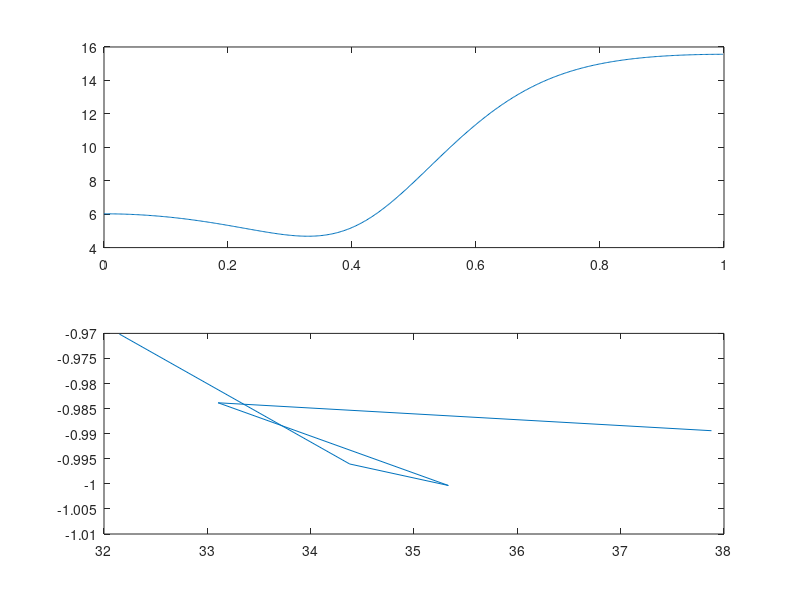

Recreate this plot in MATLAB. (Note: this script raises an error after producing the figure.)
clc;
clear;
close all

%% sample 1

num = [1,-1,3];
den = [1,1/3,1/6];
[h,om] = freqz(num,den);
figure(1);
subplot(211);
plot(om/pi,20*log10(abs(h)));
subplot(212);
plot(om/pi,angle(h));


%% sample 2

% H(ej?)= ( b(1)+b(2)e?j?+..+b(n+1)e?j?n )/( a(1)+a(2)e?j?+...+a(m+1)e?j?m )
% H(z)= 0.05634(1+z?1)(1?1.0166z?1+z?2)/(1?0.683z?1)(1?1.4461z?1+0.7957z?2).
% Express the numerator and denominator as polynomial convolutions. Find the frequency response at 2001 points spanning the complete unit circle.
b0 = 0.05634;
b1 = [1  1];
b2 = [1 -1.0166 1];
a1 = [1 -0.683];
a2 = [1 -1.4461 0.7957];

b = b0*conv(b1,b2);
a = conv(a1,a2);

[h,w] = freqz(b,a,'whole',2001);

plot(w/pi,20*log10(abs(h)))
ax = gca;
ax.YLim = [-100 20];
ax.XTick = 0:.5:2;
xlabel('Normalized Frequency (\times\pi rad/sample)')
ylabel('Magnitude (dB)')
